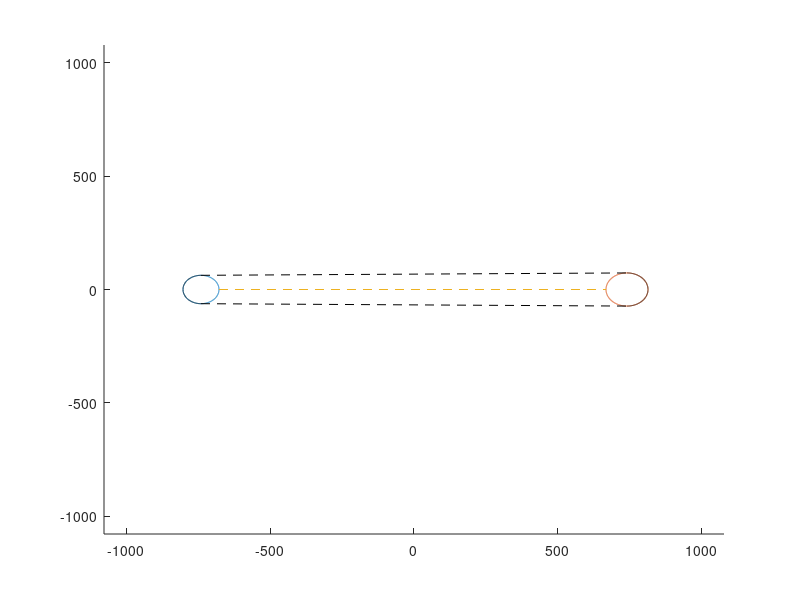

Recreate this plot in MATLAB.

%% Find out distance between bases from the circumference
% lengths in mm

% Radius of first robot base
r1 = 125/2;

% Radius of second robot base
r2 = 146/2;

% Measured Circumference
c = 3657.5;

% Calculate distance between bases
l = sqrt( ((c-pi*(r1+r2))/2)^2 -(r1-r2)^2 ) - r1 - r2;
distance = l

% Calculate Circumference (used to derive above equation)
arc1 = pi*r1;
arc2 = pi*r2;
segment = sqrt( ( l+r1+r2 )^2 + (r1-r2)^2 );
circumference = arc1+arc2+2*segment

%% Display  
x = linspace(-pi, pi, 1000);
x1 = linspace(-pi, 0, 1000);
x2 = linspace( 0, pi, 1000);
scale = r1+l+r2;


figure;
xlim( [-scale*2/3, scale*2/3] );
ylim( [-scale*2/3, scale*2/3] );
hold on;
plot( r1*sin(x) - l/2, r1*cos(x) );
plot( r2*sin(x) + l/2, r2*cos(x) );


% Display Circumference

plot( r1*sin(x1) - l/2, r1*cos(x1), 'k--' );
plot( r2*sin(x2) + l/2, r2*cos(x2), 'k--' );

plot( [-l/2, l/2],[r1,r2], 'k--' )
plot( [-l/2, l/2],[-r1,-r2],'k--')

plot( [-l/2+r1, l/2-r2], [0,0], '--')